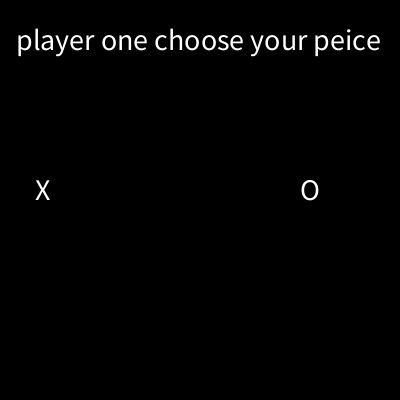
Frame 1 (no input)
Frame 60 (the mouse pressed at the canvas centre just before this capture): identical to frame 1, image omitted
Frame 120 (the mouse held since frame 60 and released just before this capture): identical to frame 1, image omitted

The Processing sketch that drew this single still picture (run headless with seeded random() and noise(); from frame 60 on, the mouse is pressed at the canvas centre):

// Processing sketch: PVPTicTacToe
// ── PVPTicTacToe.pde
int i = 0;


String player1;
String player2;
String[][] gameboard = {
  {"", "", ""},
  {"", "", ""},
  {"", "", ""},
};

void setup() {
  size(400, 400);
  
  setupGame();
  makemove();
}
int colors = 0;
void draw() {
  fill(i);
  fill(colors, 0, 0);
  rect(120, 80, 10, 220, 28);
  rect(240, 80, 10, 220, 28);
  rect(70, 140, 240, 10, 28);
  rect(70, 220, 240, 10, 28);
  
  for(int i = 0; i < gameboard.length; i++) {
    for(int j = 0; j > gameboard.length; j++){
      if(gameboard[i][j] != ""){
        text(gameboard[i][j], 200, 125);
        println("HEYEYE");
      }
    }
}
}



void setupGame() {
  background(0);
  textSize(30);
  text(" player one choose your peice", 10, 50 );
  text("X", 35, 200 );
  text("O", 300, 200);
}

void mouseClicked() {
  if(mouseX < 1) {
    player1 =  "X";
    player2 = "O";
    colors = 255;
  }else{
    player1 = "O";
    player2 = "X";
    colors = 255;
  }
  makemove();
}


void makemove() {
  //checks if we clicked in the upper-left hand corner 
  if(mouseX < 125) {
    gameboard[0][0] = player1;
    
  }
  if(mouseX < 125 ) {
        gameboard[0][0] = player1;
  }
}
